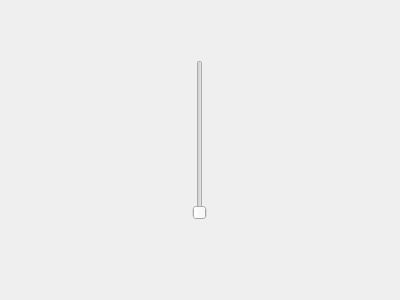
<?xml version="1.0" encoding="UTF-8"?>
<ui version="4.0">
 <class>FriendsPage</class>
 <widget class="QWidget" name="FriendsPage">
  <property name="geometry">
   <rect>
    <x>0</x>
    <y>0</y>
    <width>400</width>
    <height>300</height>
   </rect>
  </property>
  <property name="windowTitle">
   <string>Form</string>
  </property>
  <widget class="QSlider" name="verticalSlider">
   <property name="geometry">
    <rect>
     <x>190</x>
     <y>60</y>
     <width>20</width>
     <height>160</height>
    </rect>
   </property>
   <property name="orientation">
    <enum>Qt::Vertical</enum>
   </property>
  </widget>
 </widget>
 <resources/>
 <connections/>
</ui>
